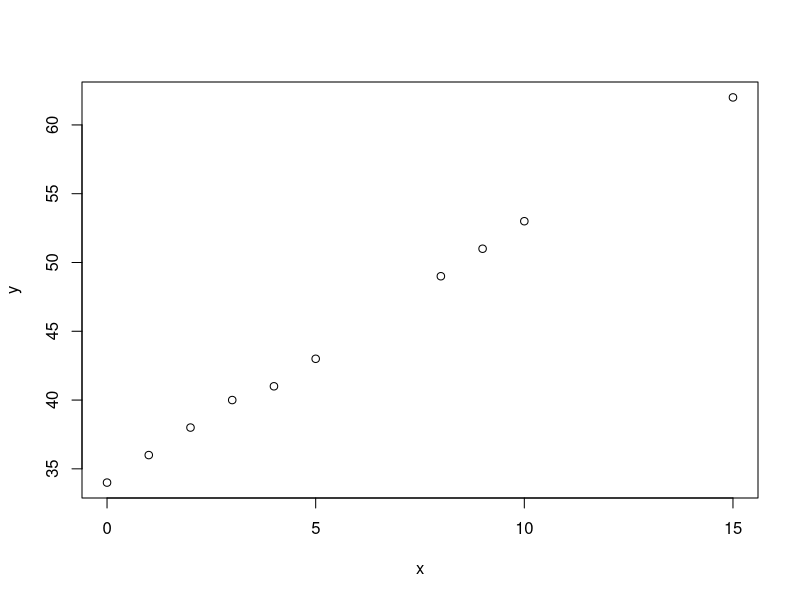

Reproduce this figure in R.
## ---- chunk 1
library(tidyverse)
## ---- chunk 2
## DATA GENERATION
n <- sample(10:14, 1)
x <- sample(0:15,n)

reg_type <- ifelse(rnorm(1) < 0.2,"quadratic","linear")
if(reg_type == "quadratic") {
  b2 <- runif(1, min = -0.3, max = 0.3)
  b1 <- runif(1, min = -0.3, max = 0.3)
  b0 <- runif(1, min = 30, max = 70)
  y <- round(b2*x^2+b1*x +b0)
  y[y<0] <- 0
  
} else {
  b1 <- runif(1, min = -2, max = 2)
  b0 <- runif(1, min = 30, max = 70)
  y <- round(b1*x +b0)
  y[y<0] <- 0
}


## ---- chunk 3
knitr::kable(tibble(`délka tréninku v letech`=x,`čas dosažený na závodechv v s`=y))
## ---- chunk 4
plot(x,y)
